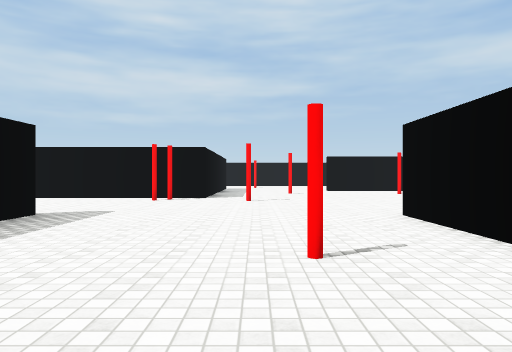
view 1 (above)

15 first-person views from a walk through a Unity game level. The camera is 1.3 m above the floor, looks level and sees 70° across. The floor is counted in squares, 2 m on a side. Each view is taken from the middle of a square. On the plan, view 1 faces up. The plan holds only what a view shows up to about 11 squares ahead; the rest is blank. Surface patterns are stand-ins for the level's own textures.

view 2
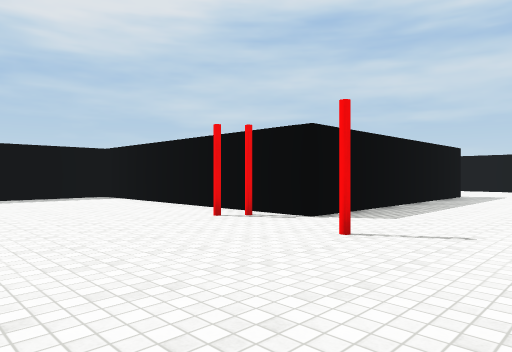

view 3
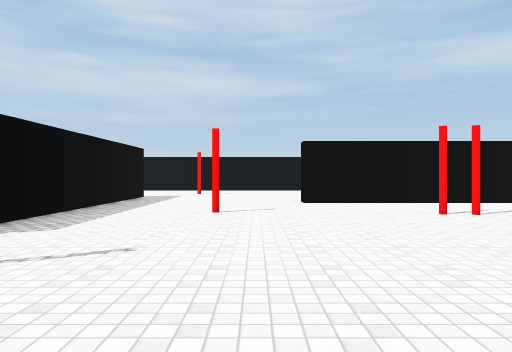

view 4
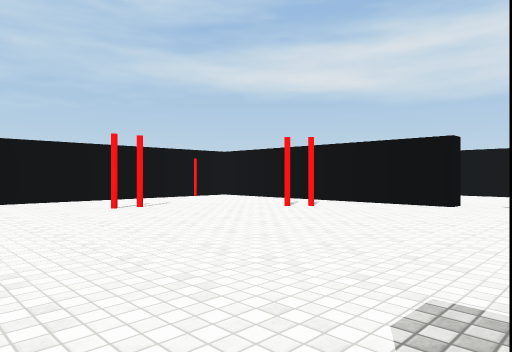

view 5
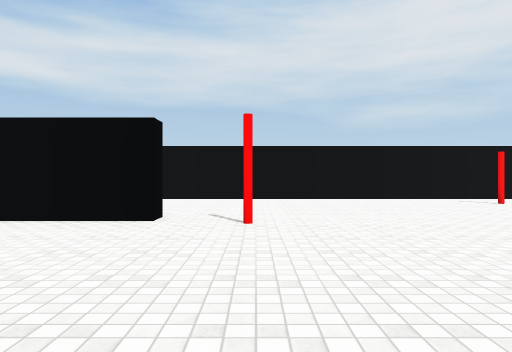

view 6
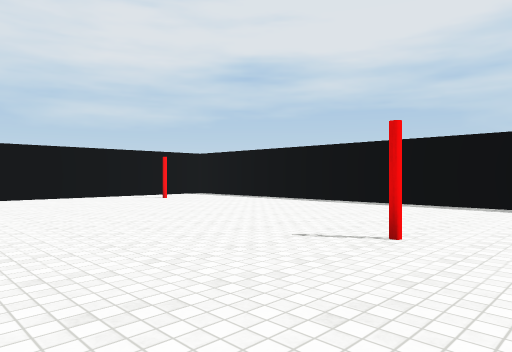

view 7
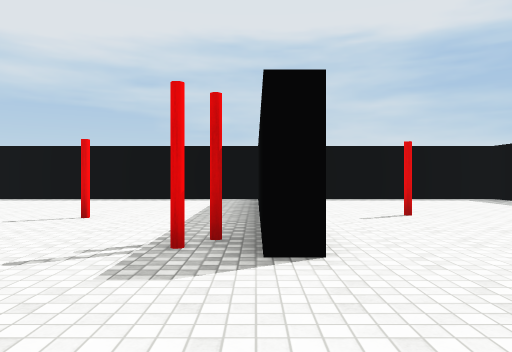

view 8
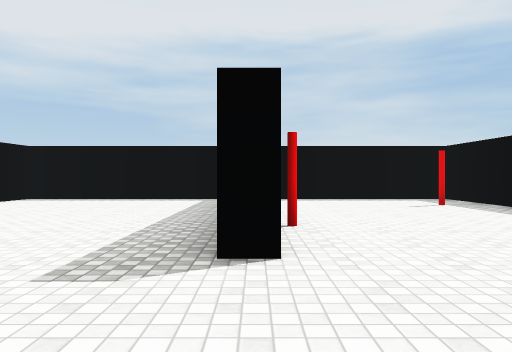

view 9
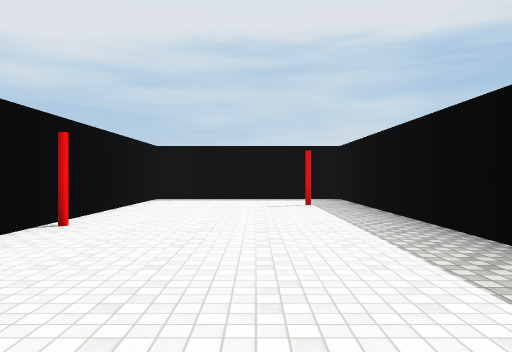

view 10
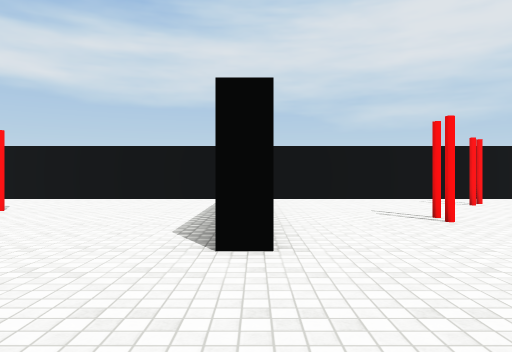

view 11
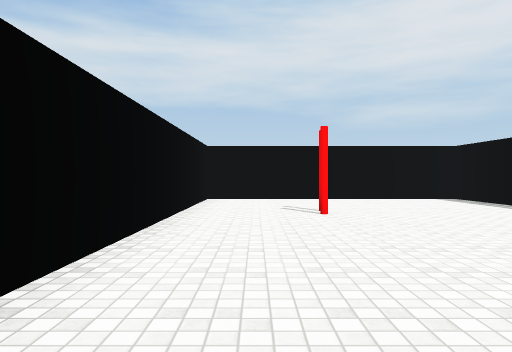

view 12
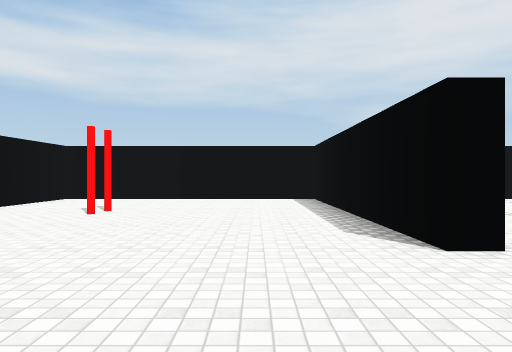

view 13
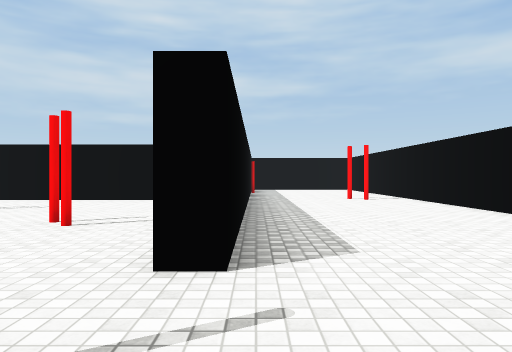

view 14
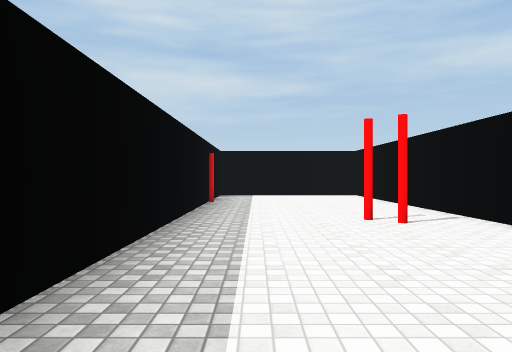

view 15
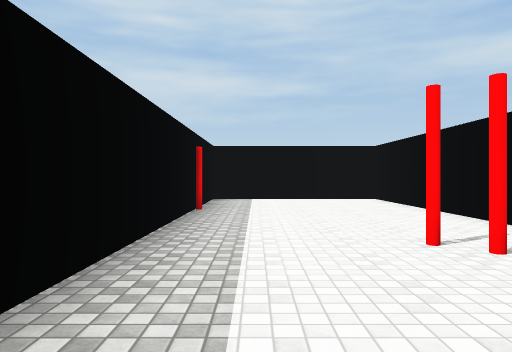

### Floor plan
Points are (right, up) in squares from view 1. A wall is a line through its corners. A room is listed if a view was taken in it or the views show most of it. See-through windows are left out.
Room 1 (views 1, 2, 3, 4, 5, 6, 7, 8, 9, 10, 11, 12, 13, 14, 15)
walls: (2.4, 5.4) (2.4, 6.1); (5.4, 16.3) (10.3, 16.3) (10.3, 23.4) (5.4, 23.4); (8.2, 15.8) (3.2, 15.8) (3.2, 16.4); (10.9, 8.5) (10.3, 8.5) (10.3, 15.5); (-3.7, 6.1) (-3.7, 5.2); (-1.5, 18) (-1.5, 10.8) (-8.9, 10.8); (10.8, 19.4) (10.8, 11.6); (2.9, -1.4) (11.2, -1.4); (-9.4, 10.2) (-9.4, 8); (15.4, 12.2) (15.4, 23.4) (10.8, 23.4) (10.8, 21.2); (-3.7, -0.5) (-3.7, -1.4) (2.4, -1.4) (2.4, -0.1); (-9.4, 3.9) (-9.4, -1.4) (-4.2, -1.4) (-4.2, 3.6); (15.4, -0.4) (15.4, 9.6)
objects: other object (-8, 1); other object (-4, 4); other object (-3, 10); other object (-2, 10); other object (0, 3); other object (0, 10); other object (1, 14); other object (3, 5); other object (4, 6); other object (5, 13); other object (6, 3); other object (6, 13); other object (6, 21); other object (7, 21); other object (8, 11); other object (9, 11); other object (10, 7); other object (11, 20); other object (14, 1); other object (14, 16)

Positions as (right, up) in squares from view 1, and headings:
1: (0, 0), facing up
2: (2, 6), facing up-left
3: (2, 7), facing up
4: (2, 6), facing up-right
5: (5, 7), facing right
6: (4, 7), facing down-right
7: (3, 9), facing down
8: (-4, 9), facing down
9: (-7, 9), facing down
10: (0, 16), facing right
11: (0, 22), facing right
12: (0, 18), facing right
13: (11, 6), facing up
14: (12, 11), facing up
15: (12, 13), facing up
